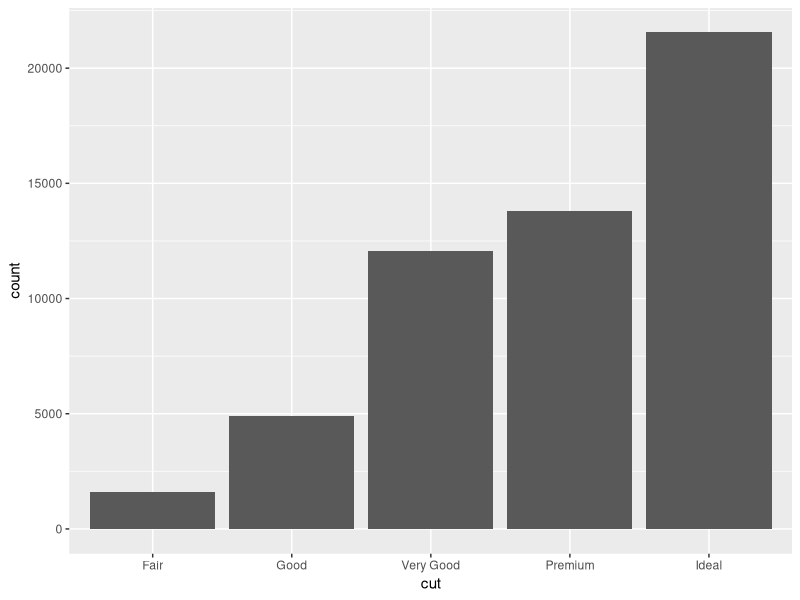
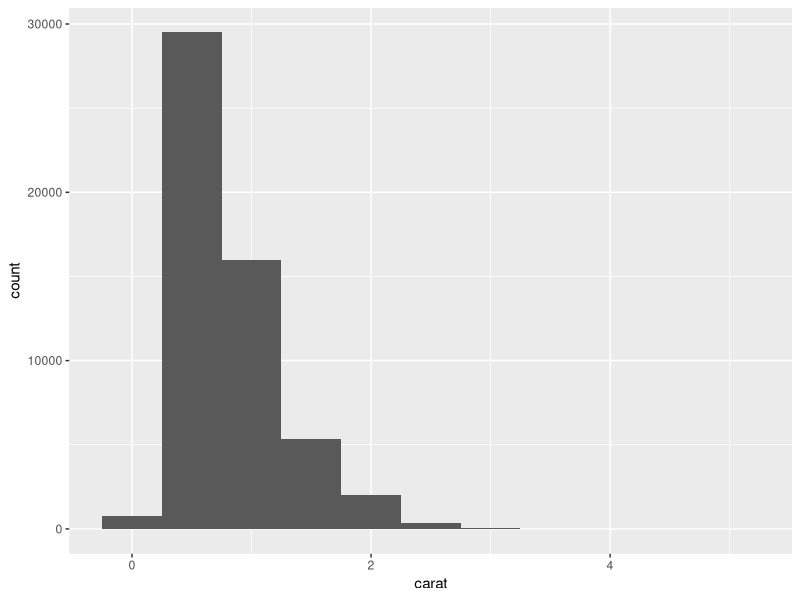
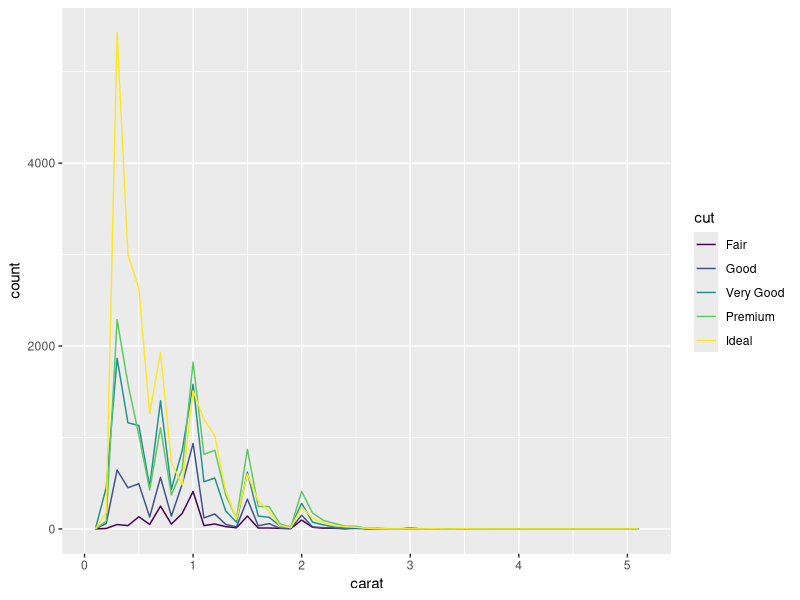
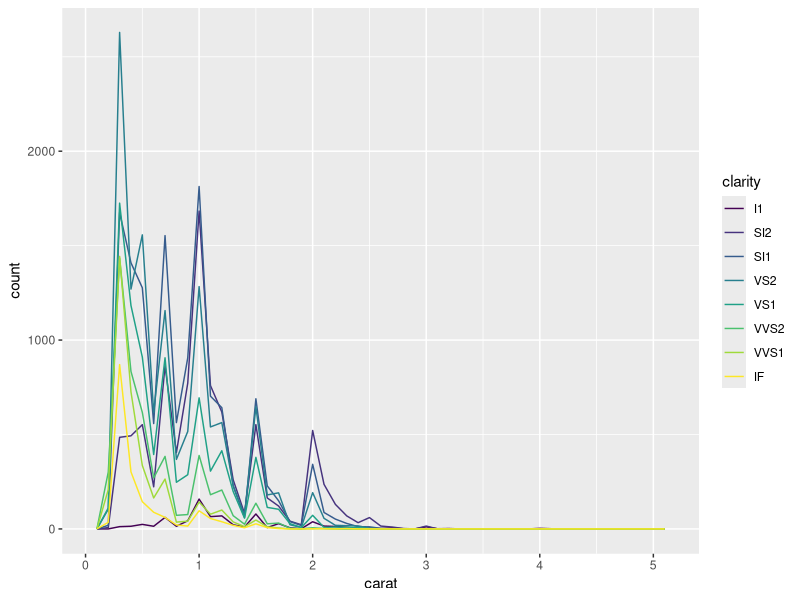
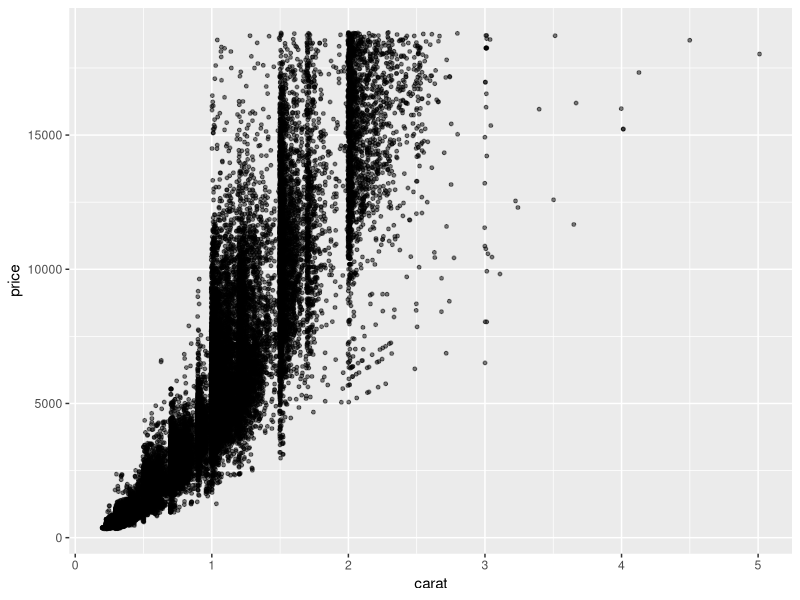
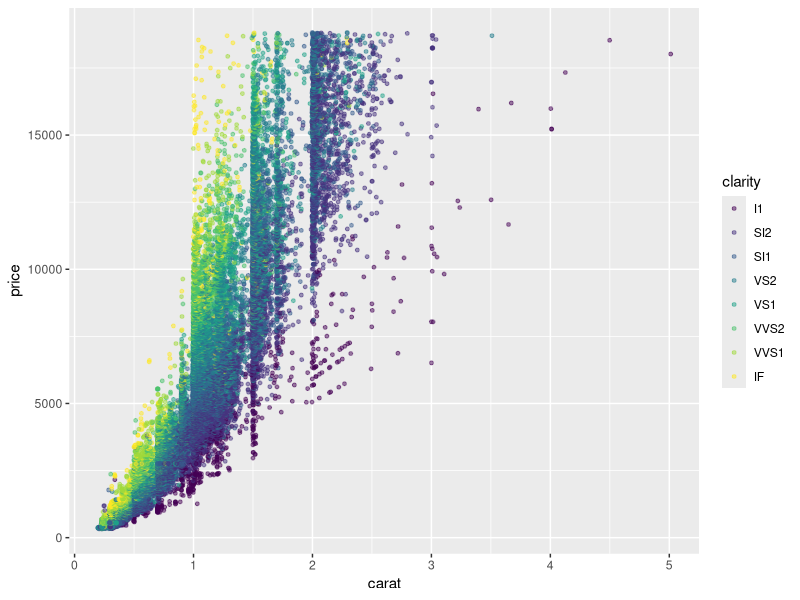
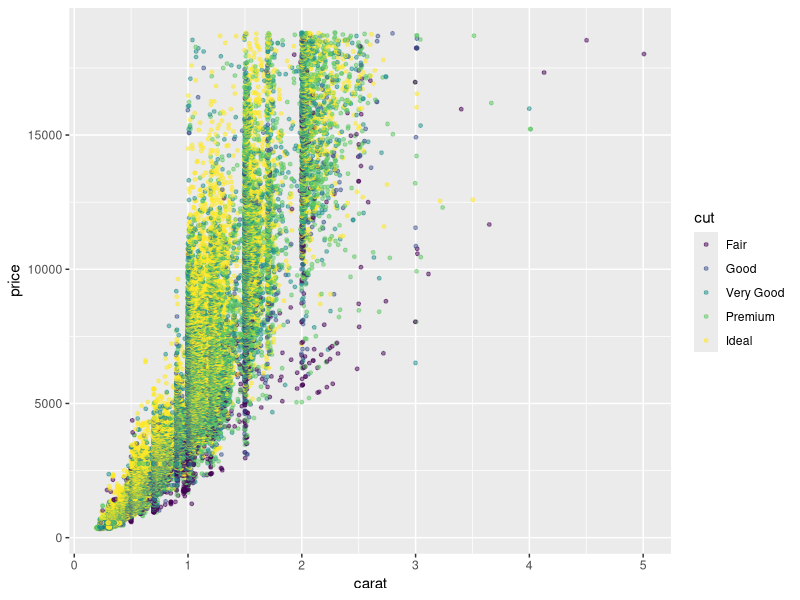
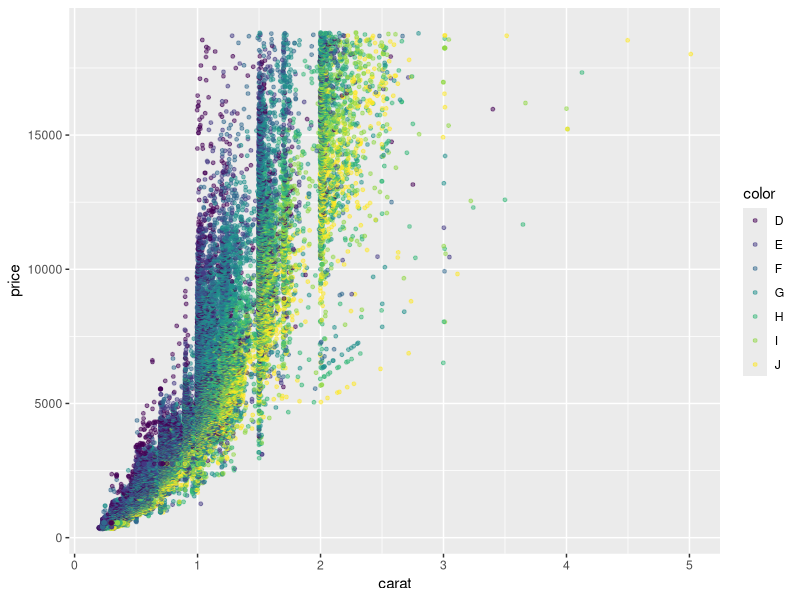

Source code (R) for these figures, in order:
## ---- chunk 1
library(ggplot2)
## ---- chunk 2
ggplot (data = diamonds) +
  geom_bar(mapping = aes(x = cut))
## ---- chunk 3
ggplot (data=diamonds) +
  geom_histogram(mapping = aes(x = carat), binwidth = 0.5)
## ---- chunk 4
ggplot(data = diamonds, mapping = aes(x = carat, colour = cut)) +
  geom_freqpoly(binwidth = 0.1)

## ---- chunk 5
ggplot(data = diamonds, mapping = aes(x = carat, colour = clarity)) +
  geom_freqpoly(binwidth = 0.1)

## ---- chunk 6
##carat vs price 

ggplot(aes(x = carat, y = price), data = diamonds) + 
  geom_point(alpha = 0.5, size = 1, position = 'jitter') 

## ---- chunk 7
## carat vs price and clarity
ggplot(aes(x = carat, y = price,color=clarity), data = diamonds) + 
  geom_point(alpha = 0.5, size = 1, position = 'jitter') 
## ---- chunk 8
## price vs clarity and cut

ggplot(aes(x = carat, y = price, color = cut), data = diamonds) + 
  geom_point(alpha = 0.5, size = 1, position = 'jitter') 

## ---- chunk 9
##Price vs. Carat and Color

ggplot(aes(x = carat, y = price, color = color), data = diamonds) + 
  geom_point(alpha = 0.5, size = 1, position = 'jitter')

